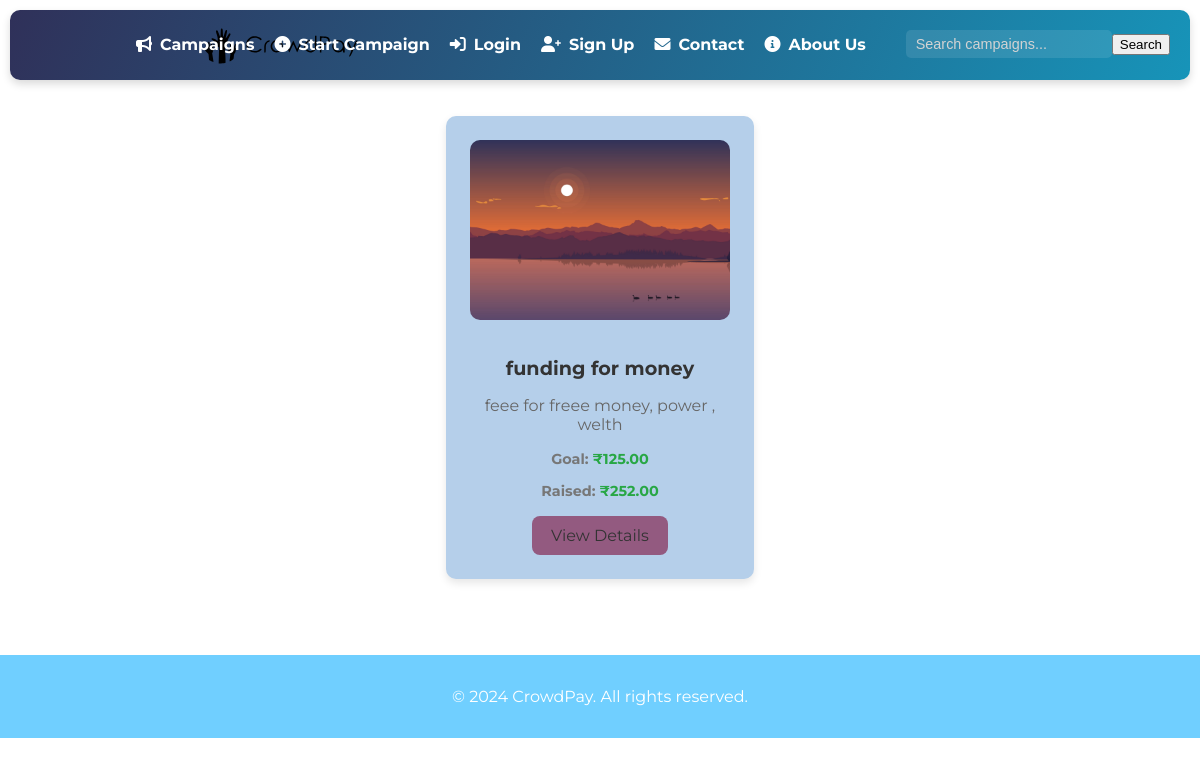
Before: / with the older database file.
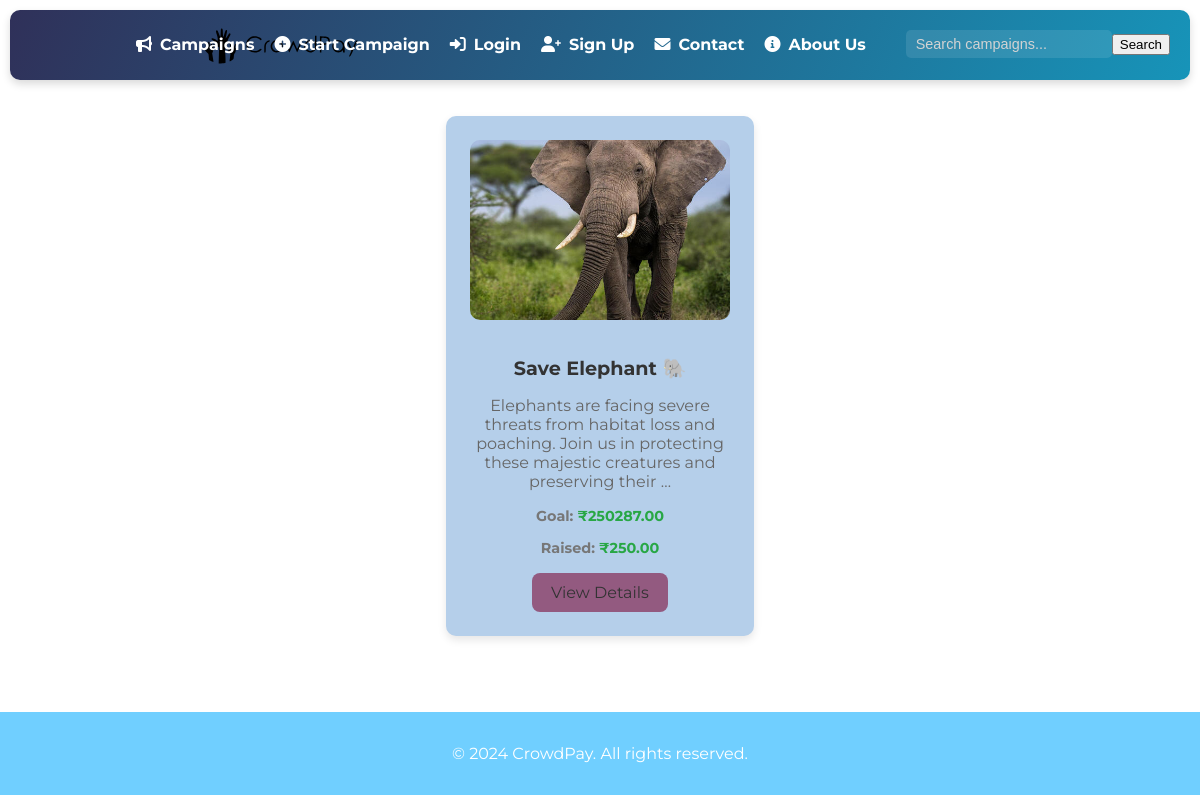
After: the same page with the newer database file.
### mainapp/models.py (models this page shows, shortened)
class Campaign(models.Model):
    user = models.ForeignKey(User, on_delete=models.CASCADE)
    title = models.CharField(max_length=255)
    description = models.TextField()
    goal = models.DecimalField(max_digits=10, decimal_places=2, help_text="Enter amount in rupees")
    raised_amount = models.DecimalField(max_digits=10, decimal_places=2, default=0)
    image = models.ImageField(upload_to='images/', null=True, blank=True)
    created_at = models.DateTimeField(auto_now_add=True)
    approved = models.BooleanField(default=False)  # Admin approval field

### mainapp/views.py (the view)
# urls.py: path('', home_view, name='home'),
def home_view(request):
    campaigns = Campaign.objects.all()  # Fetch all campaigns from the database
    return render(request, 'base.html', {'campaigns': campaigns})

### template/base.html (shortened to what this page needs)
{% load custom_filters %}
{% load static %}
<!DOCTYPE html>
<html lang="en">
<head>
    <link rel="stylesheet" href="{% static 'css/styles.css' %}">
    <link rel="stylesheet" href="https://cdnjs.cloudflare.com/ajax/libs/font-awesome/6.0.0-beta3/css/all.min.css">
</head>
<body>
    <header>
        <div class="container">
            <a href="{% url 'home' %}" class="logo">
                <img src="{% static 'images/logo.svg' %}" alt="CrowdPay Logo" height="45">
            </a>
            {% if request.resolver_match.url_name != 'login' %}
            <nav>
                <ul>
                    <li><a href="{% url 'campaign_list' %}"><i class="fas fa-bullhorn"></i> Campaigns</a></li>
                    <li><a href="{% url 'create_campaign' %}"><i class="fas fa-plus-circle"></i> Start Campaign</a></li>
                    {% if user.is_authenticated %}
                        <li><a href="{% url 'profile' %}"><i class="fas fa-user-circle"></i> {{ user.username }}</a></li>
                        <li>
                            <form action="{% url 'logout' %}" method="post">
                                {% csrf_token %}
                                <button type="submit" class="logout-button"><i class="fas fa-sign-out-alt"></i> Logout</button>
                            </form>
                        </li>
                    {% else %}
                        <li><a href="{% url 'login' %}"><i class="fas fa-sign-in-alt"></i> Login</a></li>
                        <li><a href="{% url 'signup' %}"><i class="fas fa-user-plus"></i> Sign Up</a></li>
                    {% endif %}
                    <li><a href="{% url 'contact' %}"><i class="fas fa-envelope"></i> Contact</a></li>
    <li><a href="{% url 'about' %}"><i class="fas fa-info-circle"></i> About Us</a></li>
                </ul>
                <form action="{% url 'search' %}" method="get" class="search-container">
                    <input type="text" name="q" placeholder="Search campaigns..." required>
                    <button type="submit">Search</button>
                </form>
            </nav>
            {% endif %}
        </div>
    </header>
    <main>
        {% block content %}
        <div class="campaign-display">
            {% for campaign in campaigns %}
            <div class="campaign-card" style="display: none;" data-campaign-index="{{ forloop.counter0 }}">
                <img src="{{ campaign.image.url }}" alt="Campaign Image" class="campaign-image">
                <div class="campaign-content">
                    <h2 class="campaign-title">{{ campaign.title }}</h2>
                    <p class="campaign-description">{{ campaign.description|truncatewords:20 }}</p>
                    <div class="campaign-info">
                        <p class="goal">Goal: <span>₹{{ campaign.goal }}</span></p>
                        <p class="raised">Raised: <span>₹{{ campaign.raised_amount }}</span></p>
                    </div>
                    <a href="{% url 'campaign_detail' campaign.id %}" class="campaign-button">View Details</a>
                </div>
            </div>
            {% endfor %}
        </div>
        {% endblock %}
    </main>
    {% if request.resolver_match.url_name != 'login' %}
    <footer>
        <div class="container">
            <p>&copy; 2024 CrowdPay. All rights reserved.</p>
        </div>
    </footer>
    {% endif %}
</body>
</html>

### static/css/styles.css (style rules this page uses)
body { font-family: 'Montserrat', sans-serif; margin: 0; padding: 0; background-size: cover; background-position: center center; background-attachment: fixed; background-repeat: no-repeat; display: flex; flex-direction: column; height: 100%; }
.container { width: 70%; max-width: 1400px; margin: 0 auto; padding: 0 20px; position: relative; }
header { background: linear-gradient(112.6deg, rgb(50, 38, 79) -10.7%, rgb(23, 148, 185) 100.2%); color: #200c3b; padding: 0.5em 1em; display: flex; justify-content: center; align-items: center; position: fixed; left: 10px; right: 10px; top: 10px; border-radius: 10px; z-index: 70; box-shadow: 0 4px 8px rgba(0, 0, 0, 0.15); }
header .logo { display: auto; align-items: left; justify-content: center; position: center; }
header .logo img { height: 50px; }
nav { display: flex; flex-direction: row; justify-content: center; margin-top: center; margin-bottom: center; align-items: center; position: fixed; top: 30px; left: 15px; right: 30px; }
nav ul { list-style-type:none; margin: 0; padding: 0; display: flex; align-items: center; margin-right: 20px; margin-left: auto; display: flex; align-items: right; }
nav ul li { margin-left: 20px; position: relative; }
nav ul li a { color: #FFFFFF; text-decoration: none; font-weight: bold; display: flex; align-items: center; transition: color 0.3s, transform 0.2s; }
nav ul li a i { margin-right: 8px; }
.search-container { display: flex; align-items: center; margin-left: 20px; }
.search-container input[type="text"] { padding: 6px 10px; border: none; border-radius: 5px; outline: none; font-size: 0.9em; background-color: rgba(255, 255, 255, 0.1); color: #FFFFFF; transition: background-color 0.3s, color 0.3s; }
.search-container input[type="text"]::placeholder { color: #D3D3D3; }
main { padding: 2em 0; flex: 1; }
footer { background-color: rgba(77, 195, 255, 0.8); color: white; text-align: center; padding: 1em; }
.campaign-card { background-color: rgba(220, 19, 19, 0.9); border-radius: 10px; box-shadow: 0 4px 8px rgba(0, 0, 0, 0.1); padding: 20px; max-width: 300px; transition: transform 0.2s, box-shadow 0.2s; text-align: center; }
.campaign-card a { text-decoration: none; color: #333; transition: color 0.3s; }
.campaign-card .goal, .campaign-card .raised { font-weight: bold; }
.campaign-card .goal span, .campaign-card .raised span { color: #28a745; }
.campaign-display { display: flex; flex-wrap: wrap; gap: 2rem; justify-content: center; padding: 2rem; overflow: hidden; }
.campaign-card { display: flex; flex-direction: column; align-items: bottom; max-width: 260px; background-color: #b5cfea; border-radius: 10px; box-shadow: 0 4px 8px rgba(0, 0, 0, 0.1); padding: 1.5rem; margin: 2rem; text-align: bottom; transition: transform 0.2s, box-shadow 0.2s; opacity: 30; transform: translateY(20px); transition: color 0.3s, transform 0.2s; animation: fadeSlideIn 0.8s ease-out forwards; }
.campaign-image { width: 100%; height: 180px; border-radius: 10px; object-fit: cover; margin-bottom: 1rem; }
.campaign-content { text-align: center; }
.campaign-title { font-size: 1.2rem; font-weight: bold; color: #333; margin-bottom: 0.5rem; }
.campaign-description { font-size: 1rem; color: #666; margin-bottom: 1rem; }
.campaign-info { font-size: 0.9rem; color: #777; margin-bottom: 1rem; }
.campaign-button { display: inline-block; padding: 0.6rem 1.2rem; background-color: #935a80; color: white; border-radius: 8px; text-decoration: none; transition: background-color 0.3s; }

Changed rows visible on the page:
removed Campaign: image (picture), title "funding for money", description "feee for freee money, power , welth", goal "125.00", raised_amount "252.00"
added Campaign: image (picture), title "Save Elephant 🐘", description "Elephants are facing severe threats from habitat loss and poaching. Join us in protecting these majestic creatures and preserving their …", goal "250287.00", raised_amount "250.00"
